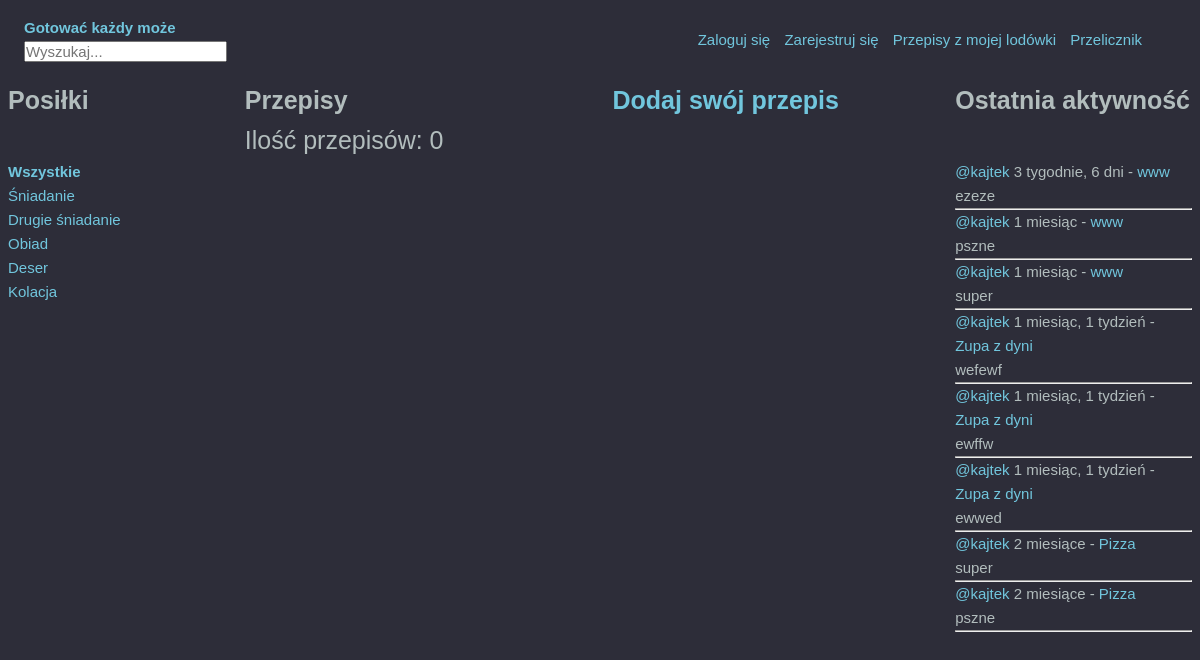
Before: /?search=Desery with the older database file.
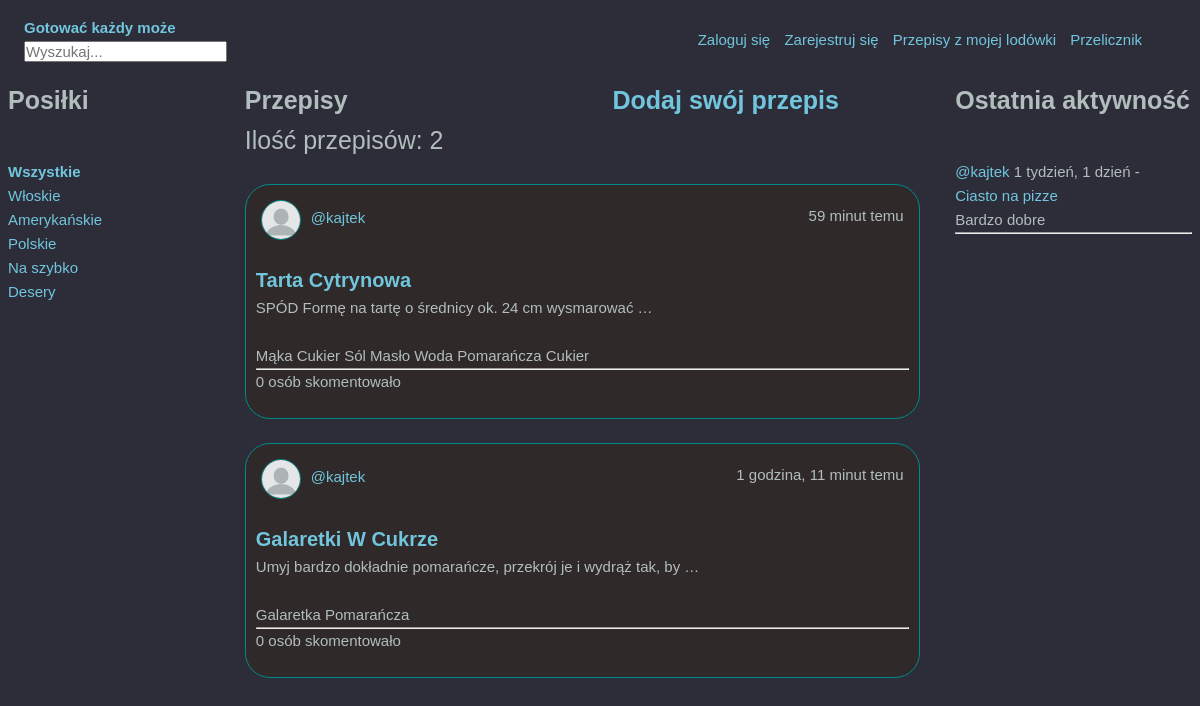
After: the same page with the newer database file.
### blog/models.py (models this page shows, shortened)
class Meal(models.Model):
    name = models.CharField(max_length=255)

class Comment(models.Model):
    user = models.ForeignKey(User, on_delete=models.CASCADE)
    recipe = models.ForeignKey(Recipe, on_delete=models.CASCADE)
    body = models.TextField(null=False, verbose_name='Komentarz')
    rating = IntegerRangeField(min_value=1, max_value=5 ,null=True, blank=True, verbose_name='Ocena')
    image = models.ImageField(null=True, blank=True, upload_to='recipe_pics', verbose_name='Zdjęcie potrawy')
    updated = models.DateTimeField(auto_now=True)
    created = models.DateTimeField(auto_now_add=True)

class Recipe(models.Model):
    host = models.ForeignKey(User, verbose_name='Użytkownik', on_delete=models.CASCADE, null=True)
    meal = models.ForeignKey(Meal, verbose_name='Posiłek', on_delete=models.CASCADE, max_length=100, null=True)
    title = models.CharField('Nazwa dania', max_length=100, null=False)
    description = models.TextField('Przepis', null=False, blank=False)
    participants = models.ManyToManyField(
        to=User, related_name='participants', blank=True)
    updated = models.DateTimeField(auto_now=True)
    created = models.DateTimeField(auto_now_add=True)
    class Meta():
        ordering = ['-created']
    def __str__(self):
        return self.title

class Profile(models.Model):
    user = models.OneToOneField(User, on_delete=models.CASCADE)
    image = models.ImageField(verbose_name='Zdjęcie',default='default.jpg', upload_to='profile_pics')
    bio = models.TextField()

class Ingredient(models.Model):
    recipe = models.ForeignKey(to=Recipe, null=False, blank=False, on_delete=models.CASCADE)
    product = models.ForeignKey(to=Product, null=False, blank=False, on_delete=models.CASCADE, verbose_name='Produkt')
    weight = models.PositiveIntegerField(null=True, blank=True, verbose_name='Waga')

class Product(models.Model):
    choices = (
        ('ml', 'mililitr'),
        ('gr', 'gram'),
        ('szt', 'sztuka')
    )
    name = models.CharField(max_length=50, null=False, blank=False, verbose_name='Nazwa produktu', unique=True)
    spoon_weight = models.PositiveIntegerField(null=True, blank=True)
    unit = models.CharField(max_length=20, verbose_name='Jednostka', choices=choices, null=False, blank=False)
    def __str__(self):
        return self.name

### blog/views.py (the view)
# urls.py: 2. Add a URL to urlpatterns:  path('', views.home, name='home')
def home(request):
    q = request.GET.get('search')
    if q != None:
        recipes = Recipe.objects.filter(
            Q(meal__name__icontains=q) |
            Q(title__icontains=q) |
            Q(description__icontains=q) |
            Q(host__username__icontains=q)
            )
    else:
        recipes = Recipe.objects.all()
    count = recipes.count()
    meals = Meal.objects.all()
    comments = Comment.objects.all().order_by('-created')
    ingredients = Ingredient.objects.all()
    paginator = Paginator(recipes, 5)
    page_number = request.GET.get("page")
    page_obj = paginator.get_page(page_number)
    context = {'recipes' : recipes,
                'meals': meals,
                'count' : count,
                'comments': comments,
                'ingredients': ingredients,
                'page_obj': page_obj
                }
    return render(request, 'home.html', context=context)

### templates/home.html (shortened to what this page needs)
{% extends 'base.html' %}
{% block content %}
<div class="headers-container">
    <div>
        <h3>Posiłki</h3>
    </div>
    <div class="value">
        <h3>Przepisy</h3>
        <p>Ilość przepisów: {{ count }}</p>
        <h3 class="create-recipe"><a href="{% url 'create-recipe' %}">Dodaj swój przepis</a></h3>
    </div>
    <div>
        <h3>Ostatnia aktywność</h3>
    </div>
</div>
<div class="home-container">
    <div>
        <strong><a href="{% url 'home' %}">Wszystkie</a></strong>
        {% for meal in meals %}
        <div class="meal-container">
            <a href="{% url 'home' %}?search={{meal.name}}"><p class="meal">{{ meal.name }}</p></a>
        </div>
        {% endfor %}
    </div>
    <div class="recipes">
        <br>
        <div class="recipes-container">
            {% for recipe in page_obj %}
                <div class="recipe-main-container" id="recipe-{{ recipe.id }}">
                        <div class="recipe-container">
                            <div class="user-container">
                                <img class="profile-pic", src="{{ recipe.host.profile.image.url }}" alt="">
                                <p class="recipe-author"><a href="{% url 'profile' recipe.host.username %}">@{{ recipe.host.username }}</a></p>
                            </div>
                            <div></div>
                            <div class="recipe-time">
                                <small>{{ recipe.created|timesince }} temu</small>
                            </div>
                        </div>
                    <br>
                        <div class="recipe">
                            <h2 class="recipe-title"><a href="{% url 'recipe' recipe.id %}">{{ recipe.title }}</a></h2>
                            <p>{{ recipe.description|truncatewords:10 }}</p>
                            <br>
                            {% for ingredient in ingredients %}
                            {% if ingredient.recipe_id == recipe.id %}
                                <small>{{ ingredient.product }}</small>
                            {% endif %}
                            {% endfor %}
                            <hr>
                            <small>{{ recipe.participants.count }} osób skomentowało</small>
                            <br>
                            <br>
                        </div>
                </div>
                    <br>
            {% endfor %}
        </div>
    </div>
    <div>
        {% for comment in comments %}
        <div>
            <small><a href="{% url 'profile' comment.user.username %}">@{{ comment.user }}</a>  {{ comment.created | timesince }} - <a href="{% url 'recipe' comment.recipe.id %}">{{ comment.recipe }}</a></small>
            <p>{{ comment.body }}</p>
        </div>
        <hr>
        {% endfor %}
    </div>
</div>
{% endblock content %}

Changed rows visible on the page:
removed Meal: name "Śniadanie"
removed Meal: name "Drugie śniadanie"
removed Meal: name "Obiad"
removed Meal: name "Deser"
removed Meal: name "Kolacja"
removed Comment: user "kajtek", created "3 tygodnie, 6 dni", recipe "www", body "ezeze"
removed Comment: user "kajtek", created "1 miesiąc", recipe "www", body "pszne"
removed Comment: user "kajtek", created "1 miesiąc", recipe "www", body "super"
removed Comment: user "kajtek", created "1 miesiąc, 1 tydzień", recipe "Zupa z dyni", body "wefewf"
removed Comment: user "kajtek", created "1 miesiąc, 1 tydzień", recipe "Zupa z dyni", body "ewffw"
removed Comment: user "kajtek", created "1 miesiąc, 1 tydzień", recipe "Zupa z dyni", body "ewwed"
removed Comment: user "kajtek", created "2 miesiące", recipe "Pizza", body "super"
removed Comment: user "kajtek", created "2 miesiące", recipe "Pizza", body "pszne"
added Meal: name "Włoskie"
added Meal: name "Amerykańskie"
added Meal: name "Polskie"
added Meal: name "Na szybko"
added Meal: name "Desery"
added Recipe: host.profile.image (placeholder picture), host.username "kajtek", created "59 minut", title "Tarta Cytrynowa", description "SPÓD Formę na tartę o średnicy ok. 24 cm wysmarować …", participants.count "0"
added Ingredient: product "Mąka", shown under "kajtek"
added Ingredient: product "Cukier", shown under "kajtek"
added Ingredient: product "Sól", shown under "kajtek"
added Ingredient: product "Masło", shown under "kajtek"
added Ingredient: product "Woda", shown under "kajtek"
added Ingredient: product "Pomarańcza", shown under "kajtek"
added Ingredient: product "Cukier", shown under "kajtek"
added Recipe: host.profile.image (placeholder picture), host.username "kajtek", created "1 godzina, 11 minut", title "Galaretki W Cukrze", description "Umyj bardzo dokładnie pomarańcze, przekrój je i wydrąż tak, by …", participants.count "0"
added Ingredient: product "Galaretka", shown under "kajtek"
added Ingredient: product "Pomarańcza", shown under "kajtek"
added Comment: user "kajtek", created "1 tydzień, 1 dzień", recipe "Ciasto na pizze", body "Bardzo dobre"
Other visible differences:
{{ count }}: "0" → "2"
